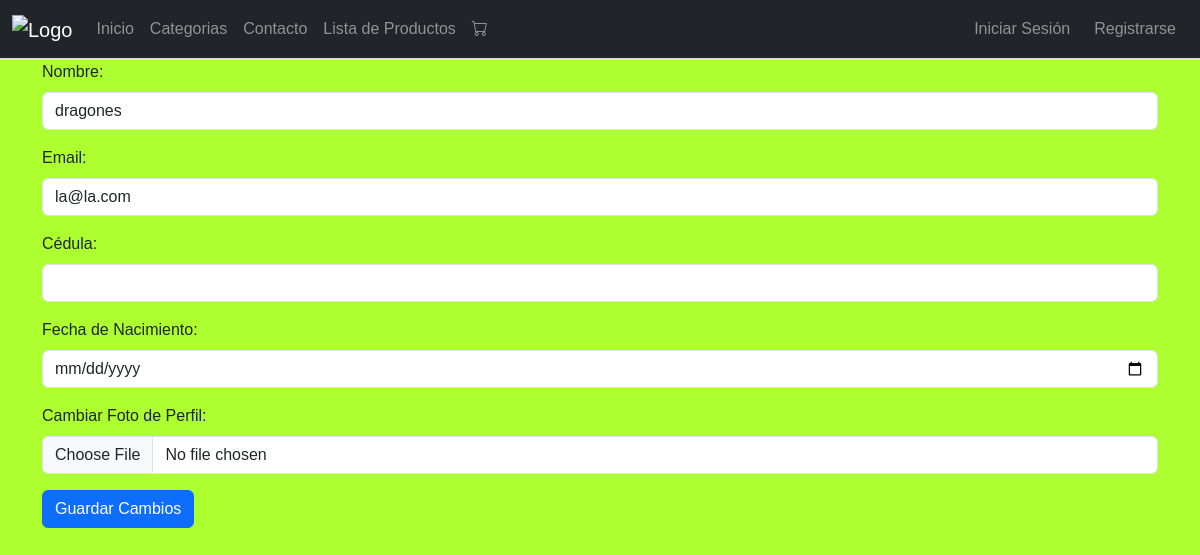
/editar_perfil/2/ (signed in), run on an earlier commit of the app's database.
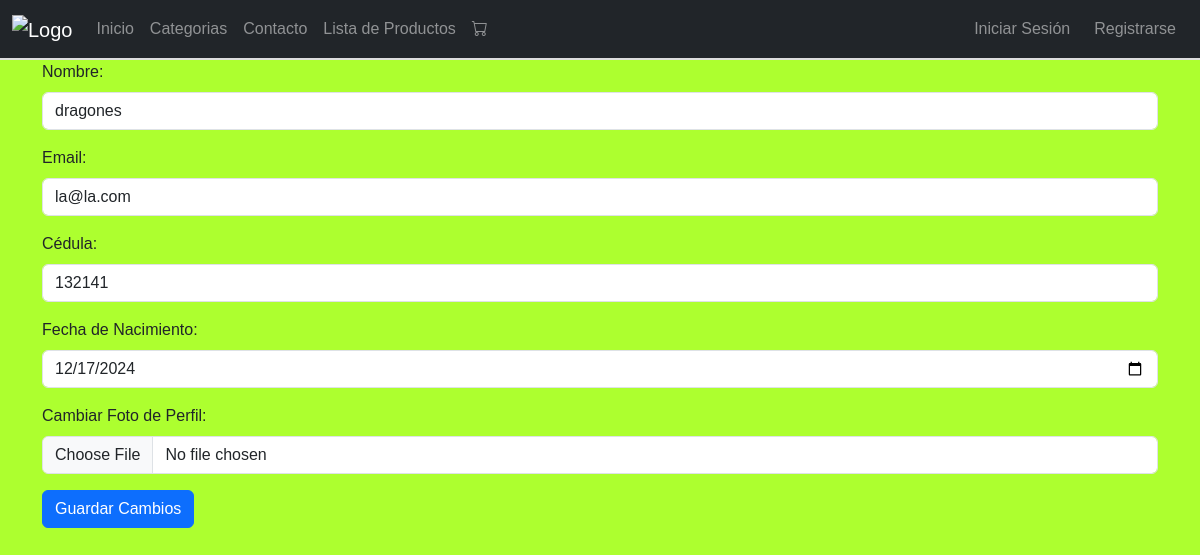
And on a later commit of the database.
### fennys/models.py (models this page shows, shortened)
class Usuario(models.Model):
    rol = models.CharField(
        max_length=10,
        choices=Role.choices,
        default=Role.CLIENT,
    )
    estado = models.BooleanField(default=True)
    foto = models.ImageField(upload_to='usuarios/', null=True, blank=True)
    token_recuperar = models.CharField(max_length=255, null=True, blank=True)
    nombre = models.CharField(max_length=100)
    apellido = models.CharField(max_length=100)
    email = models.EmailField(unique=True)
    password = models.CharField(max_length=255)
    fecha_nacimiento = models.DateField(null=True, blank=True)
    cedula = models.CharField(max_length=20, null=True, blank=True)  # Añadir el campo cedula

### fennys/views.py (the view, shortened to what this page needs)
# urls.py: path('editar_perfil/<int:user_id>/', views.editar_perfil, name='editar_perfil'),
@login_required
def editar_perfil(request, user_id):
    user = get_object_or_404(Usuario, pk=user_id)
    return render(request, 'fennys/perfil/editar_perfil.html', {'user': user})

### fennys/templates/fennys/perfil/editar_perfil.html (shortened to what this page needs)
{% extends 'fennys/barnav.html' %}
{% load static %}
{% block content %}
    <div class="container">
        <form method="POST" enctype="multipart/form-data">
            <div class="mb-3">
                <label for="nombre" class="form-label">Nombre:</label>
                <input type="text" class="form-control" name="nombre" value="{{ user.nombre }}" required>
            </div>
            <div class="mb-3">
                <label for="email" class="form-label">Email:</label>
                <input type="email" class="form-control" name="email" value="{{ user.email }}" required>
            </div>
            <div class="mb-3">
                <label for="cedula" class="form-label">Cédula:</label>
                <input type="number" class="form-control" name="cedula" value="{{ user.cedula }}" required>
            </div>
            <div class="mb-3">
                <label for="fechaNacimiento" class="form-label">Fecha de Nacimiento:</label>
                <input type="date" class="form-control" name="fechaNacimiento" value="{{ user.fecha_nacimiento|date:'Y-m-d' }}" required>
            </div>
            <div class="mb-3">
                <label for="foto_nueva" class="form-label">Cambiar Foto de Perfil:</label>
                <input type="file" class="form-control" name="foto_nueva">
            </div>
            <button type="submit" class="btn btn-primary">Guardar Cambios</button>
        </form>
    </div>
{% endblock %}

What changed in the data, as far as the page shows it:
changed Usuario "dragones": cedula (not shown) → "132141"; fechaNacimiento (not shown) → "12/17/2024"
